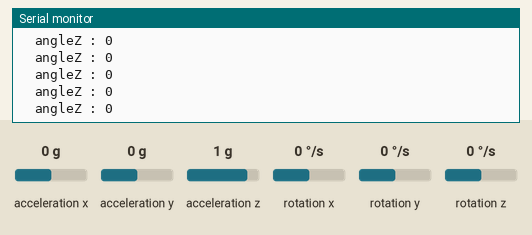
This sketch was run on a simulated Arduino Uno, built with avr-gcc and run on an emulated ATmega328P. On the bench: the last lines printed to the serial monitor. The inputs (shaded band) are chosen by the test bench; at power-on: rotation z 0 °/s, acceleration x 0 g, acceleration y 0 g, acceleration z 1 g, rotation x 0 °/s, rotation y 0 °/s.

Above: at 4.2 s.
4.3 s: rotation z set to -192 °/s
At 4.32 s:
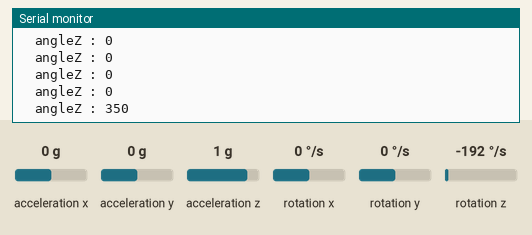
5.8 s: rotation z set to -100 °/s
At 5.82 s:
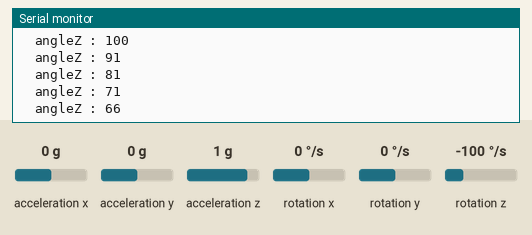
Timing chart, 0 to 8.8 s (numbered marks = the images above; inputs shaded):
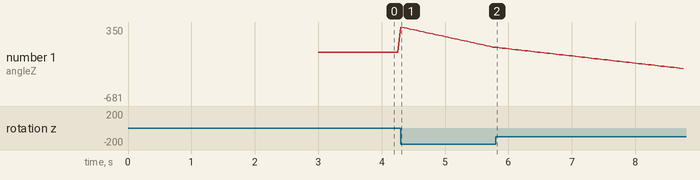

The sketch:

GetAngle.ino
```cpp
//**********************TIMINGS************************//
unsigned long currentmillis;
unsigned long prevmillis = 0;
int inputrate = 50;
int lcdratemultiplier = 3;
int lcdcount = 0;
float elapsedtime = (float)inputrate / 1000;

#include <MPU6050_tockn.h>
#include <Wire.h>

MPU6050 mpu6050(Wire);
float heading = 0;
float headingDegrees = 0;
float offsetDegrees = 0;
float driftDegrees = 0;
float driftrate = 0.02;
int C = 0;

void setup() {
  Serial.begin(9600);
  Wire.begin();
  mpu6050.begin();
  mpu6050.calcGyroOffsets(true);
}

void loop() {
  currentmillis = millis();
  if (currentmillis - prevmillis >= inputrate) {
  mpu6050.update();
  headingDegrees = mpu6050.getAngleZ();
  driftDegrees += driftrate;
  C = headingDegrees - offsetDegrees - driftDegrees;

  if (C < 0)
    C += 360;
  if (C > 360)
    C -= 360;
  Serial.print("\tangleZ : ");
  Serial.println(C);
   prevmillis = currentmillis;
  }
}
```

Measured:
- after the input at 4.3 s, the serial monitor: prints a new line at once (image 1)
- plotted number 1: 0 → 71 after the input at 4.3 s
